Frame 1 (no input): blank canvas, image omitted
Frame 60 (the mouse pressed at the canvas centre just before this capture): blank canvas, image omitted
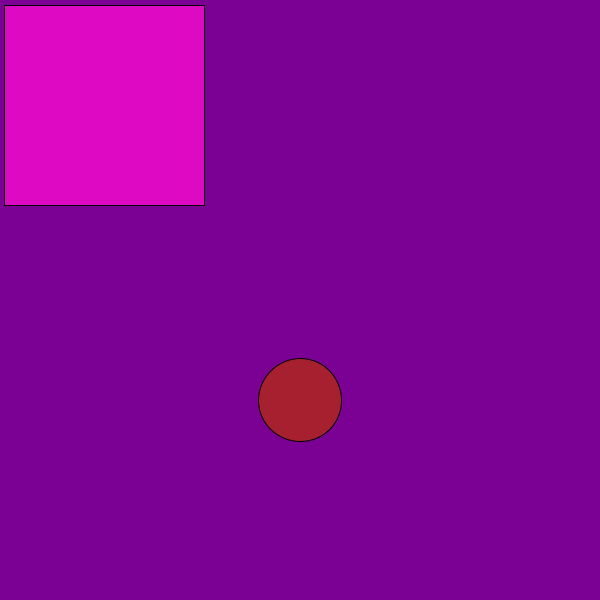
Frame 120 (the mouse held since frame 60 and released just before this capture)

The Processing sketch whose frames 1 and 60 were blank and that drew this single picture after the mouse press (run headless with seeded random() and noise(); from frame 60 on, the mouse is pressed at the canvas centre):

// Processing sketch: processing_174999
// ── processing_174999.pde

int circleY=100;
int speed = 5;
void setup(){
  size(600,600);
  smooth();
}
void draw() {
  if(mousePressed) {
  background(#7A0193);
  circleY=circleY + speed;
  if (circleY > height || circleY < 0)
  speed=speed * -1; //reverse course
  //Display the circle as x location 
  //What will this do?
  stroke(0);
  fill(#A72030);
  ellipse(300,circleY,83,83);
  
  fill(222,9,194);
rectMode(CORNER); // rectangle 
rect(4,5,200,200); // 
  }



}
 
 
